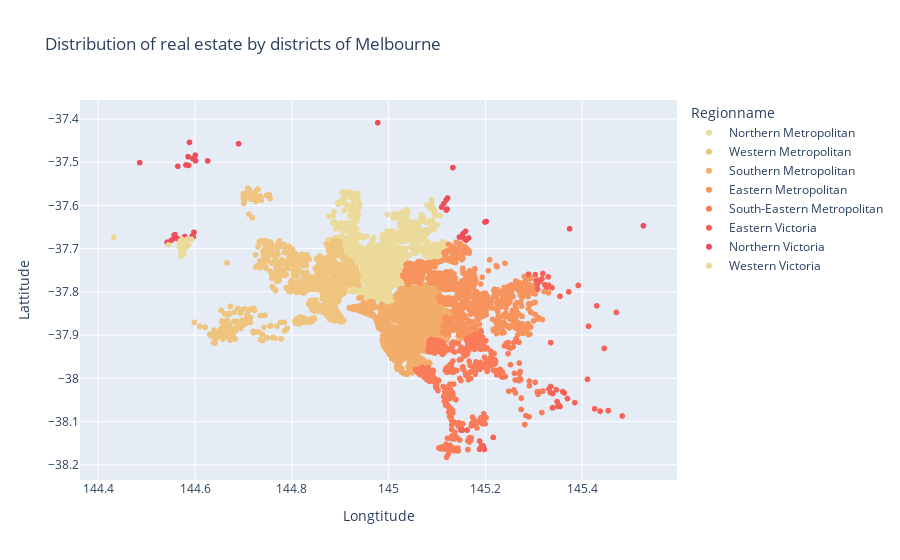

The notebook cell this image was saved under:
### Code cell
geodata1 = mbl[['Lattitude', 'Longtitude', 'Regionname', 'Propertycount']]

px.scatter(geodata1, y='Lattitude', x='Longtitude', color='Regionname', 
           hover_data=['Regionname', 'Propertycount'], 
           title='Distribution of real estate by districts of Melbourne',
           color_discrete_sequence=px.colors.sequential.Oryel)

### Figure 1 — Plotly figure (JSON) as saved in the notebook; plotly's stock layout.template omitted (floating-point values rounded to 4 significant figures; data arrays with more than 128 entries replaced by an {"elided": "..."} marker saying what was removed)
{"data": [{"customdata": {"elided": "3890x2 mixed values"}, "hovertemplate": "Regionname=%{customdata[0]}<br>Longtitude=%{x}<br>Lattitude=%{y}<br>Propertycount=%{customdata[1]}<extra></extra>", "legendgroup": "Northern Metropolitan", "marker": {"color": "rgb(236, 218, 154)", "symbol": "circle"}, "mode": "markers", "name": "Northern Metropolitan", "showlegend": true, "type": "scattergl", "x": {"elided": "3890 float values"}, "xaxis": "x", "y": {"elided": "3890 float values"}, "yaxis": "y"}, {"customdata": {"elided": "2948x2 mixed values"}, "hovertemplate": "Regionname=%{customdata[0]}<br>Longtitude=%{x}<br>Lattitude=%{y}<br>Propertycount=%{customdata[1]}<extra></extra>", "legendgroup": "Western Metropolitan", "marker": {"color": "rgb(239, 196, 126)", "symbol": "circle"}, "mode": "markers", "name": "Western Metropolitan", "showlegend": true, "type": "scattergl", "x": {"elided": "2948 float values"}, "xaxis": "x", "y": {"elided": "2948 float values"}, "yaxis": "y"}, {"customdata": {"elided": "4695x2 mixed values"}, "hovertemplate": "Regionname=%{customdata[0]}<br>Longtitude=%{x}<br>Lattitude=%{y}<br>Propertycount=%{customdata[1]}<extra></extra>", "legendgroup": "Southern Metropolitan", "marker": {"color": "rgb(243, 173, 106)", "symbol": "circle"}, "mode": "markers", "name": "Southern Metropolitan", "showlegend": true, "type": "scattergl", "x": {"elided": "4695 float values"}, "xaxis": "x", "y": {"elided": "4695 float values"}, "yaxis": "y"}, {"customdata": {"elided": "1471x2 mixed values"}, "hovertemplate": "Regionname=%{customdata[0]}<br>Longtitude=%{x}<br>Lattitude=%{y}<br>Propertycount=%{customdata[1]}<extra></extra>", "legendgroup": "Eastern Metropolitan", "marker": {"color": "rgb(247, 148, 93)", "symbol": "circle"}, "mode": "markers", "name": "Eastern Metropolitan", "showlegend": true, "type": "scattergl", "x": {"elided": "1471 float values"}, "xaxis": "x", "y": {"elided": "1471 float values"}, "yaxis": "y"}, {"customdata": {"elided": "450x2 mixed values"}, "hovertemplate": "Regionname=%{customdata[0]}<br>Longtitude=%{x}<br>Lattitude=%{y}<br>Propertycount=%{customdata[1]}<extra></extra>", "legendgroup": "South-Eastern Metropolitan", "marker": {"color": "rgb(249, 123, 87)", "symbol": "circle"}, "mode": "markers", "name": "South-Eastern Metropolitan", "showlegend": true, "type": "scattergl", "x": {"elided": "450 float values"}, "xaxis": "x", "y": {"elided": "450 float values"}, "yaxis": "y"}, {"customdata": [["Eastern Victoria", 17093], ["Eastern Victoria", 2500], ["Eastern Victoria", 2500], ["Eastern Victoria", 8280], ["Eastern Victoria", 8280], ["Eastern Victoria", 17093], ["Eastern Victoria", 8743], ["Eastern Victoria", 8280], ["Eastern Victoria", 8280], ["Eastern Victoria", 973], ["Eastern Victoria", 17093], ["Eastern Victoria", 3532], ["Eastern Victoria", 17384], ["Eastern Victoria", 457], ["Eastern Victoria", 17093], ["Eastern Victoria", 17093], ["Eastern Victoria", 3789], ["Eastern Victoria", 457], ["Eastern Victoria", 2591], ["Eastern Victoria", 17093], ["Eastern Victoria", 17093], ["Eastern Victoria", 2493], ["Eastern Victoria", 8280], ["Eastern Victoria", 17093], ["Eastern Victoria", 3789], ["Eastern Victoria", 8743], ["Eastern Victoria", 8280], ["Eastern Victoria", 1328], ["Eastern Victoria", 8280], ["Eastern Victoria", 8280], ["Eastern Victoria", 2768], ["Eastern Victoria", 17384], ["Eastern Victoria", 2332], ["Eastern Victoria", 17093], ["Eastern Victoria", 17093], ["Eastern Victoria", 8743], ["Eastern Victoria", 8743], ["Eastern Victoria", 17384], ["Eastern Victoria", 2332], ["Eastern Victoria", 17093], ["Eastern Victoria", 2259], ["Eastern Victoria", 2500], ["Eastern Victoria", 8743], ["Eastern Victoria", 8280], ["Eastern Victoria", 17093], ["Eastern Victoria", 8280], ["Eastern Victoria", 3532], ["Eastern Victoria", 17093], ["Eastern Victoria", 8280], ["Eastern Victoria", 2500], ["Eastern Victoria", 8743], ["Eastern Victoria", 1424], ["Eastern Victoria", 8280]], "hovertemplate": "Regionname=%{customdata[0]}<br>Longtitude=%{x}<br>Lattitude=%{y}<br>Propertycount=%{customdata[1]}<extra></extra>", "legendgroup": "Eastern Victoria", "marker": {"color": "rgb(246, 99, 86)", "symbol": "circle"}, "mode": "markers", "name": "Eastern Victoria", "showlegend": true, "type": "scattergl", "x": [145.3, 145.1, 145.1, 145.3, 145.3, 145.3, 145.2, 145.3, 145.3, 145.4, 145.4, 145.4, 145.5, 145.4, 145.3, 145.4, 145.3, 145.5, 145.3, 145.3, 145.3, 145.4, 145.3, 145.3, 145.3, 145.2, 145.3, 145.3, 145.3, 145.3, 145.4, 145.5, 145.4, 145.4, 145.3, 145.2, 145.2, 145.4, 145.4, 145.3, 145.4, 145.2, 145.2, 145.3, 145.4, 145.3, 145.4, 145.4, 145.3, 145.2, 145.2, 145.4, 145.3], "xaxis": "x", "y": [-38.02, -38.12, -38.12, -37.79, -37.77, -38.05, -38.16, -37.79, -37.78, -38.0, -38.03, -37.8, -38.07, -37.83, -38.03, -38.06, -37.76, -37.85, -37.92, -38.07, -38.07, -37.81, -37.79, -38.02, -37.76, -38.16, -37.78, -37.76, -37.77, -37.79, -38.07, -38.09, -38.06, -38.06, -38.03, -38.16, -38.16, -38.08, -38.05, -38.04, -37.93, -38.12, -38.14, -37.78, -38.07, -37.78, -37.78, -38.03, -37.77, -38.12, -38.15, -37.88, -37.77], "yaxis": "y"}, {"customdata": [["Northern Victoria", 4258], ["Northern Victoria", 7254], ["Northern Victoria", 3376], ["Northern Victoria", 3307], ["Northern Victoria", 6065], ["Northern Victoria", 3376], ["Northern Victoria", 1475], ["Northern Victoria", 6065], ["Northern Victoria", 249], ["Northern Victoria", 4258], ["Northern Victoria", 4258], ["Northern Victoria", 3376], ["Northern Victoria", 1345], ["Northern Victoria", 3553], ["Northern Victoria", 6065], ["Northern Victoria", 3376], ["Northern Victoria", 3376], ["Northern Victoria", 3553], ["Northern Victoria", 3553], ["Northern Victoria", 6065], ["Northern Victoria", 1160], ["Northern Victoria", 7254], ["Northern Victoria", 7254], ["Northern Victoria", 3553], ["Northern Victoria", 6065], ["Northern Victoria", 2170], ["Northern Victoria", 4258], ["Northern Victoria", 7254], ["Northern Victoria", 6065], ["Northern Victoria", 4258], ["Northern Victoria", 7254], ["Northern Victoria", 3376], ["Northern Victoria", 3376], ["Northern Victoria", 1345], ["Northern Victoria", 3376], ["Northern Victoria", 3988], ["Northern Victoria", 4258], ["Northern Victoria", 7254], ["Northern Victoria", 6065], ["Northern Victoria", 6065], ["Northern Victoria", 849]], "hovertemplate": "Regionname=%{customdata[0]}<br>Longtitude=%{x}<br>Lattitude=%{y}<br>Propertycount=%{customdata[1]}<extra></extra>", "legendgroup": "Northern Victoria", "marker": {"color": "rgb(238, 77, 90)", "symbol": "circle"}, "mode": "markers", "name": "Northern Victoria", "showlegend": true, "type": "scattergl", "x": [145.2, 145.1, 144.6, 145.5, 144.6, 144.6, 144.7, 144.6, 144.5, 145.1, 145.2, 144.6, 145.2, 144.6, 144.5, 144.6, 144.6, 144.6, 144.6, 144.6, 145.4, 145.1, 145.1, 144.6, 144.6, 145.1, 145.2, 145.1, 144.6, 145.2, 145.1, 144.6, 144.6, 145.2, 144.6, 145.0, 145.2, 145.1, 144.6, 144.6, 144.6], "xaxis": "x", "y": [-37.68, -37.61, -37.5, -37.65, -37.68, -37.49, -37.46, -37.68, -37.5, -37.67, -37.67, -37.48, -37.64, -37.67, -37.69, -37.51, -37.49, -37.67, -37.67, -37.68, -37.65, -37.58, -37.6, -37.66, -37.67, -37.51, -37.68, -37.6, -37.67, -37.68, -37.59, -37.51, -37.5, -37.64, -37.51, -37.41, -37.66, -37.61, -37.67, -37.67, -37.45], "yaxis": "y"}, {"customdata": [["Western Victoria", 3600], ["Western Victoria", 3600], ["Western Victoria", 3600], ["Western Victoria", 4718], ["Western Victoria", 3600], ["Western Victoria", 4718], ["Western Victoria", 3600], ["Western Victoria", 4718], ["Western Victoria", 4718], ["Western Victoria", 3600], ["Western Victoria", 4718], ["Western Victoria", 2871], ["Western Victoria", 3600], ["Western Victoria", 3600], ["Western Victoria", 4718], ["Western Victoria", 4718], ["Western Victoria", 4718], ["Western Victoria", 4718], ["Western Victoria", 4718], ["Western Victoria", 4718], ["Western Victoria", 4718], ["Western Victoria", 4718], ["Western Victoria", 3122], ["Western Victoria", 4718], ["Western Victoria", 4718], ["Western Victoria", 3600], ["Western Victoria", 3600], ["Western Victoria", 4718], ["Western Victoria", 4718], ["Western Victoria", 3600], ["Western Victoria", 3600], ["Western Victoria", 4718]], "hovertemplate": "Regionname=%{customdata[0]}<br>Longtitude=%{x}<br>Lattitude=%{y}<br>Propertycount=%{customdata[1]}<extra></extra>", "legendgroup": "Western Victoria", "marker": {"color": "rgb(236, 218, 154)", "symbol": "circle"}, "mode": "markers", "name": "Western Victoria", "showlegend": true, "type": "scattergl", "x": [144.6, 144.6, 144.6, 144.6, 144.6, 144.6, 144.6, 144.6, 144.6, 144.6, 144.6, 144.4, 144.6, 144.6, 144.6, 144.6, 144.6, 144.6, 144.6, 144.6, 144.6, 144.6, 144.5, 144.6, 144.6, 144.6, 144.6, 144.6, 144.6, 144.6, 144.6, 144.6], "xaxis": "x", "y": [-37.69, -37.69, -37.69, -37.7, -37.69, -37.7, -37.68, -37.7, -37.7, -37.69, -37.69, -37.67, -37.69, -37.68, -37.7, -37.71, -37.7, -37.7, -37.71, -37.69, -37.72, -37.7, -37.69, -37.71, -37.7, -37.68, -37.68, -37.71, -37.7, -37.69, -37.68, -37.7], "yaxis": "y"}], "layout": {"legend": {"title": {"text": "Regionname"}, "tracegroupgap": 0}, "title": {"text": "Distribution of real estate by districts of Melbourne"}, "xaxis": {"anchor": "y", "domain": [0, 1], "title": {"text": "Longtitude"}}, "yaxis": {"anchor": "x", "domain": [0, 1], "title": {"text": "Lattitude"}}}}
